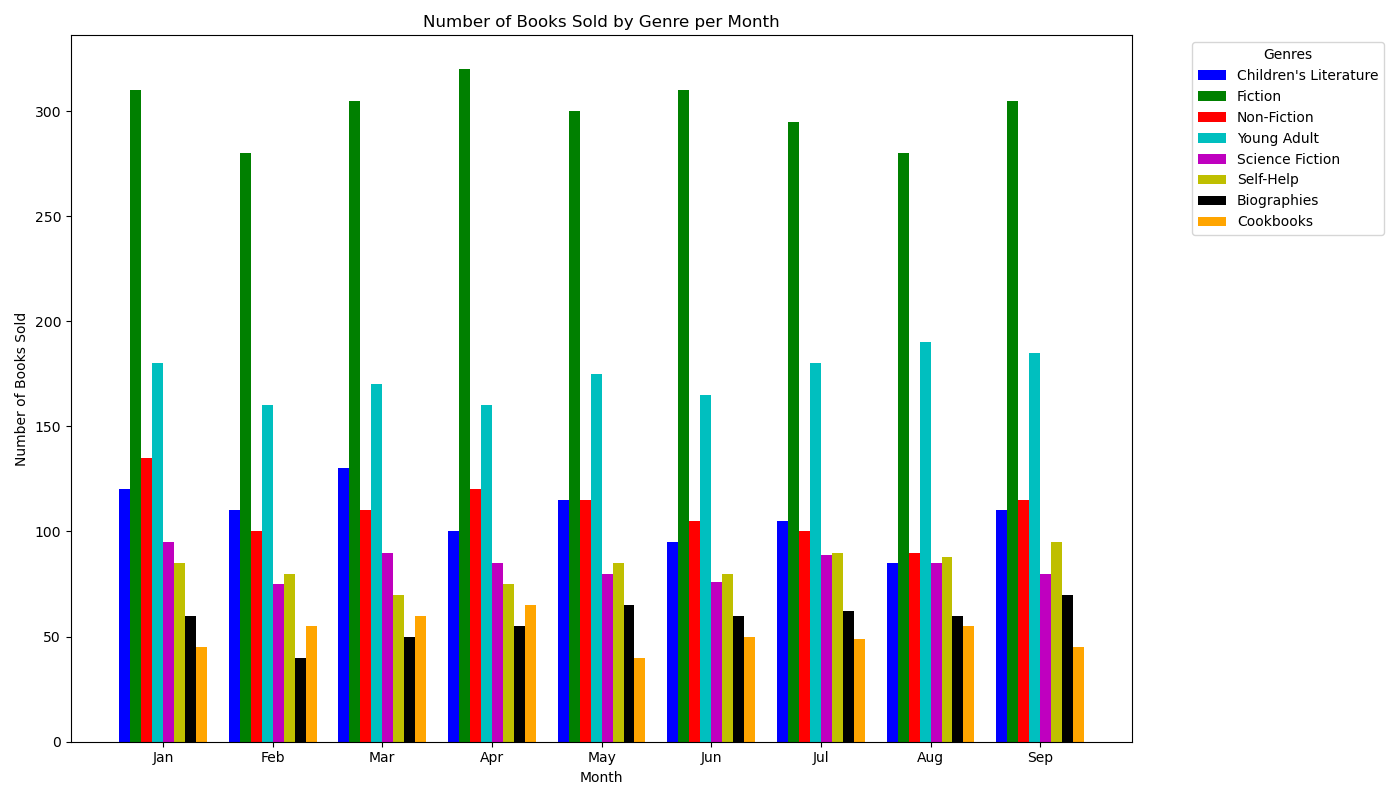

Recreate this plot in Python.

import matplotlib.pyplot as plt
import numpy as np

# Given data
data = [
    {'Genre': 'Jan', "Children's Literature": 120, 'Fiction': 310, 'Non-Fiction': 135, 'Young Adult': 180, 'Science Fiction': 95, 'Self-Help': 85, 'Biographies': 60, 'Cookbooks': 45},
    {'Genre': 'Feb', "Children's Literature": 110, 'Fiction': 280, 'Non-Fiction': 100, 'Young Adult': 160, 'Science Fiction': 75, 'Self-Help': 80, 'Biographies': 40, 'Cookbooks': 55},
    {'Genre': 'Mar', "Children's Literature": 130, 'Fiction': 305, 'Non-Fiction': 110, 'Young Adult': 170, 'Science Fiction': 90, 'Self-Help': 70, 'Biographies': 50, 'Cookbooks': 60},
    {'Genre': 'Apr', "Children's Literature": 100, 'Fiction': 320, 'Non-Fiction': 120, 'Young Adult': 160, 'Science Fiction': 85, 'Self-Help': 75, 'Biographies': 55, 'Cookbooks': 65},
    {'Genre': 'May', "Children's Literature": 115, 'Fiction': 300, 'Non-Fiction': 115, 'Young Adult': 175, 'Science Fiction': 80, 'Self-Help': 85, 'Biographies': 65, 'Cookbooks': 40},
    {'Genre': 'Jun', "Children's Literature": 95, 'Fiction': 310, 'Non-Fiction': 105, 'Young Adult': 165, 'Science Fiction': 76, 'Self-Help': 80, 'Biographies': 60, 'Cookbooks': 50},
    {'Genre': 'Jul', "Children's Literature": 105, 'Fiction': 295, 'Non-Fiction': 100, 'Young Adult': 180, 'Science Fiction': 89, 'Self-Help': 90, 'Biographies': 62, 'Cookbooks': 49},
    {'Genre': 'Aug', "Children's Literature": 85, 'Fiction': 280, 'Non-Fiction': 90, 'Young Adult': 190, 'Science Fiction': 85, 'Self-Help': 88, 'Biographies': 60, 'Cookbooks': 55},
    {'Genre': 'Sep', "Children's Literature": 110, 'Fiction': 305, 'Non-Fiction': 115, 'Young Adult': 185, 'Science Fiction': 80, 'Self-Help': 95, 'Biographies': 70, 'Cookbooks': 45}
]

# Extracting genres except for 'Genre'
genres = list(data[0].keys())[1:]

# Months will be on the x-axis
months = [entry['Genre'] for entry in data]

# Setting up the figure and axes
fig, ax = plt.subplots(figsize=(14, 8))

# The width of each bar
bar_width = 0.1

# Colors for each genre
colors = ['b', 'g', 'r', 'c', 'm', 'y', 'k', 'orange']

# Position of each bar on the x-axis
positions = np.arange(len(months))

# Loop over each genre to plot
for i, genre in enumerate(genres):
    # Values for each month for the current genre
    values = [entry[genre] for entry in data]
    
    # Plotting the bar chart. np.arange(len(months)) gives us the positions, and i * bar_width offsets each genre
    ax.bar(positions + i * bar_width, values, width=bar_width, label=genre, color=colors[i % len(colors)])

# Setting the x-axis tick positions and labels to be the center of the grouped bars
ax.set_xticks(positions + (bar_width * (len(genres)-1)) / 2)
ax.set_xticklabels(months)

# Adding some labels and a title
ax.set_xlabel('Month')
ax.set_ylabel('Number of Books Sold')
ax.set_title('Number of Books Sold by Genre per Month')

# Adding a legend to the plot
ax.legend(title='Genres', bbox_to_anchor=(1.05, 1), loc='upper left')

# Adjust the layout to make room for the legend
plt.tight_layout()

# Show the plot
plt.show()
